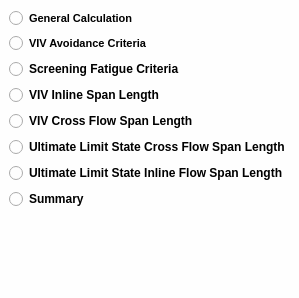
                <widget class="QDockWidget" name="dockWidget">
                 <property name="statusTip">
                  <string>Selection Dock</string>
                 </property>
                 <property name="styleSheet">
                  <string notr="true">background-color: rgb(132, 132, 132);
background-color: rgb(254, 254, 254);</string>
                 </property>
                 <property name="features">
                  <set>QDockWidget::DockWidgetFloatable|QDockWidget::DockWidgetMovable</set>
                 </property>
                 <widget class="QWidget" name="dockWidgetContents_2">
                  <layout class="QGridLayout" name="gridLayout_9">
                   <item row="1" column="0">
                    <spacer name="verticalSpacer_15">
                     <property name="orientation">
                      <enum>Qt::Vertical</enum>
                     </property>
                     <property name="sizeHint" stdset="0">
                      <size>
                       <width>20</width>
                       <height>40</height>
                      </size>
                     </property>
                    </spacer>
                   </item>
                   <item row="0" column="0">
                    <layout class="QVBoxLayout" name="verticalLayout_15">
                     <item>
                      <widget class="QRadioButton" name="radioButton_9">
                       <property name="font">
                        <font>
                         <pointsize>8</pointsize>
                         <weight>75</weight>
                         <bold>true</bold>
                         <underline>false</underline>
                        </font>
                       </property>
                       <property name="text">
                        <string>General Calculation</string>
                       </property>
                      </widget>
                     </item>
                     <item>
                      <widget class="QRadioButton" name="radioButton_10">
                       <property name="font">
                        <font>
                         <pointsize>8</pointsize>
                         <weight>75</weight>
                         <bold>true</bold>
                        </font>
                       </property>
                       <property name="text">
                        <string>VIV Avoidance Criteria</string>
                       </property>
                      </widget>
                     </item>
                     <item>
                      <widget class="QRadioButton" name="radioButton_11">
                       <property name="font">
                        <font>
                         <weight>75</weight>
                         <bold>true</bold>
                        </font>
                       </property>
                       <property name="text">
                        <string>Screening Fatigue Criteria</string>
                       </property>
                      </widget>
                     </item>
                     <item>
                      <widget class="QRadioButton" name="radioButton_12">
                       <property name="font">
                        <font>
                         <weight>75</weight>
                         <bold>true</bold>
                        </font>
                       </property>
                       <property name="text">
                        <string>VIV Inline Span Length</string>
                       </property>
                      </widget>
                     </item>
                     <item>
                      <widget class="QRadioButton" name="radioButton_13">
                       <property name="font">
                        <font>
                         <weight>75</weight>
                         <bold>true</bold>
                        </font>
                       </property>
                       <property name="text">
                        <string>VIV Cross Flow Span Length</string>
                       </property>
                      </widget>
                     </item>
                     <item>
                      <widget class="QRadioButton" name="radioButton_14">
                       <property name="font">
                        <font>
                         <weight>75</weight>
                         <bold>true</bold>
                        </font>
                       </property>
                       <property name="text">
                        <string>Ultimate Limit State Cross Flow Span Length</string>
                       </property>
                      </widget>
                     </item>
                     <item>
                      <widget class="QRadioButton" name="radioButton_15">
                       <property name="font">
                        <font>
                         <weight>75</weight>
                         <bold>true</bold>
                        </font>
                       </property>
                       <property name="text">
                        <string>Ultimate Limit State Inline Flow Span Length</string>
                       </property>
                      </widget>
                     </item>
                     <item>
                      <widget class="QRadioButton" name="radioButton_16">
                       <property name="font">
                        <font>
                         <weight>75</weight>
                         <bold>true</bold>
                        </font>
                       </property>
                       <property name="text">
                        <string>Summary</string>
                       </property>
                      </widget>
                     </item>
                     <item>
                      <spacer name="verticalSpacer_14">
                       <property name="orientation">
                        <enum>Qt::Vertical</enum>
                       </property>
                       <property name="sizeHint" stdset="0">
                        <size>
                         <width>20</width>
                         <height>40</height>
                        </size>
                       </property>
                      </spacer>
                     </item>
                    </layout>
                   </item>
                  </layout>
                 </widget>
                </widget>
